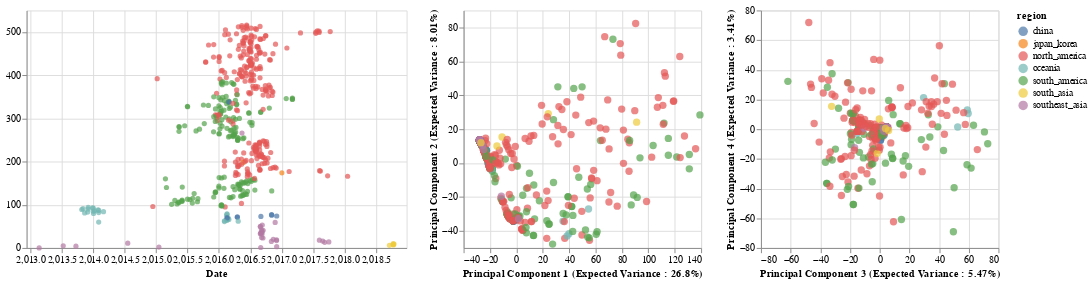

Notebook code for this chart:
### Code cell
import altair as alt
base = alt.Chart(merged_df)
brush = alt.selection(type='interval', resolve='global')
tree_name = base.mark_circle().encode(
    x=alt.X(
        "date:Q",
        scale=alt.Scale(domain=(node_df["date"].min() - 0.2, node_df["date"].max() + 0.2)),
        title="Date"
    ),
    y=alt.Y(
        "y:Q",
        title=""
    ),
    color=alt.condition(brush, 'region:N', alt.ColorValue('gray')),
    #color="region:N",
    tooltip=["strain:N", "region:N", "date:Q"]
).add_selection(brush).properties(width=400,height=250)

#brush = alt.selection(type='interval', resolve='global')
#link the charts
pc1 = base.mark_circle(size=60).encode(
    x=alt.X('principal component 1',title='Principal Component 1 (Expected Variance : {}%'.format(round(pca.explained_variance_ratio_[0]*100,2)) + ")"),
    y=alt.X('principal component 2',title='Principal Component 2 (Expected Variance : {}%'.format(round(pca.explained_variance_ratio_[1]*100,2)) + ")"),
    color=alt.condition(brush, 'region', alt.ColorValue('gray')),
    tooltip=['strain', 'region']
).add_selection(
    brush
).properties(
    width=250,
    height=250
)
#Make this into a website (view compiled vega -- gives you the javascript -- put that into a HTML script)

pc34 = base.mark_circle(size=60).encode(
    x=alt.X('principal component 3',title='Principal Component 3 (Expected Variance : {}%'.format(round(pca.explained_variance_ratio_[2]*100,2)) + ")"),
    y=alt.X('principal component 4',title='Principal Component 4 (Expected Variance : {}%'.format(round(pca.explained_variance_ratio_[3]*100,2)) + ")"),
    color=alt.condition(brush, 'region', alt.ColorValue('gray')),
    tooltip=['strain', 'region']
).add_selection(
    brush
).properties(
    width=250,
    height=250
)
#make region clickable
tree_name|pc1|pc34

### Figure 1 — Vega-Lite specification as saved in the notebook (floating-point values rounded to 4 significant figures; data arrays with more than 128 entries replaced by an {"elided": "..."} marker saying what was removed)
{"$schema": "https://vega.github.io/schema/vega-lite/v3.3.0.json", "config": {"mark": {"tooltip": null}, "view": {"height": 300, "width": 400}}, "data": {"name": "data-e8f7b711487e0d1fbcbb1c1d81dd5bd1"}, "datasets": {"data-e8f7b711487e0d1fbcbb1c1d81dd5bd1": {"elided": "486 records"}}, "hconcat": [{"encoding": {"color": {"condition": {"field": "region", "selection": "selector001", "type": "nominal"}, "value": "gray"}, "tooltip": [{"field": "strain", "type": "nominal"}, {"field": "region", "type": "nominal"}, {"field": "date", "type": "quantitative"}], "x": {"field": "date", "scale": {"domain": [2013.0, 2019.0]}, "title": "Date", "type": "quantitative"}, "y": {"field": "y", "title": "", "type": "quantitative"}}, "height": 250, "mark": "circle", "selection": {"selector001": {"resolve": "global", "type": "interval"}}, "width": 400}, {"encoding": {"color": {"condition": {"field": "region", "selection": "selector001", "type": "nominal"}, "value": "gray"}, "tooltip": [{"field": "strain", "type": "nominal"}, {"field": "region", "type": "nominal"}], "x": {"field": "principal component 1", "title": "Principal Component 1 (Expected Variance : 26.8%)", "type": "quantitative"}, "y": {"field": "principal component 2", "title": "Principal Component 2 (Expected Variance : 8.01%)", "type": "quantitative"}}, "height": 250, "mark": {"size": 60, "type": "circle"}, "selection": {"selector001": {"resolve": "global", "type": "interval"}}, "width": 250}, {"encoding": {"color": {"condition": {"field": "region", "selection": "selector001", "type": "nominal"}, "value": "gray"}, "tooltip": [{"field": "strain", "type": "nominal"}, {"field": "region", "type": "nominal"}], "x": {"field": "principal component 3", "title": "Principal Component 3 (Expected Variance : 5.47%)", "type": "quantitative"}, "y": {"field": "principal component 4", "title": "Principal Component 4 (Expected Variance : 3.41%)", "type": "quantitative"}}, "height": 250, "mark": {"size": 60, "type": "circle"}, "selection": {"selector001": {"resolve": "global", "type": "interval"}}, "width": 250}]}
